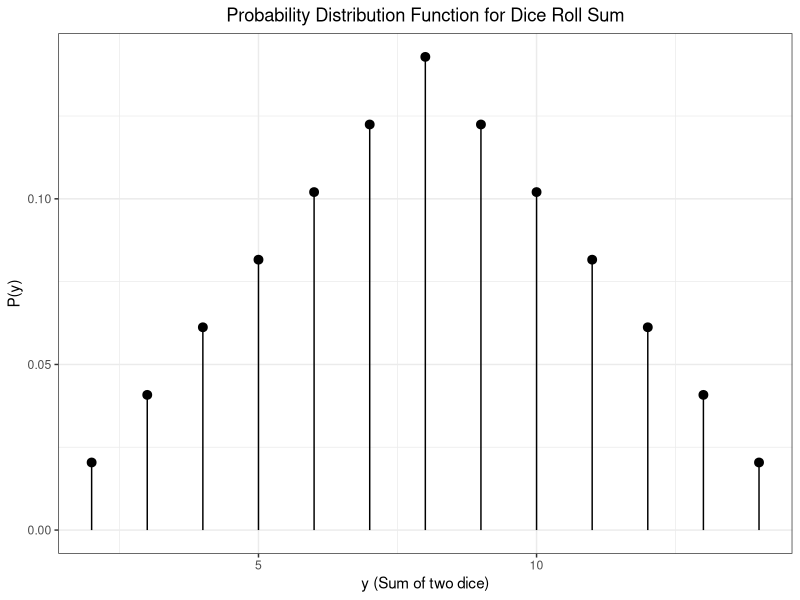
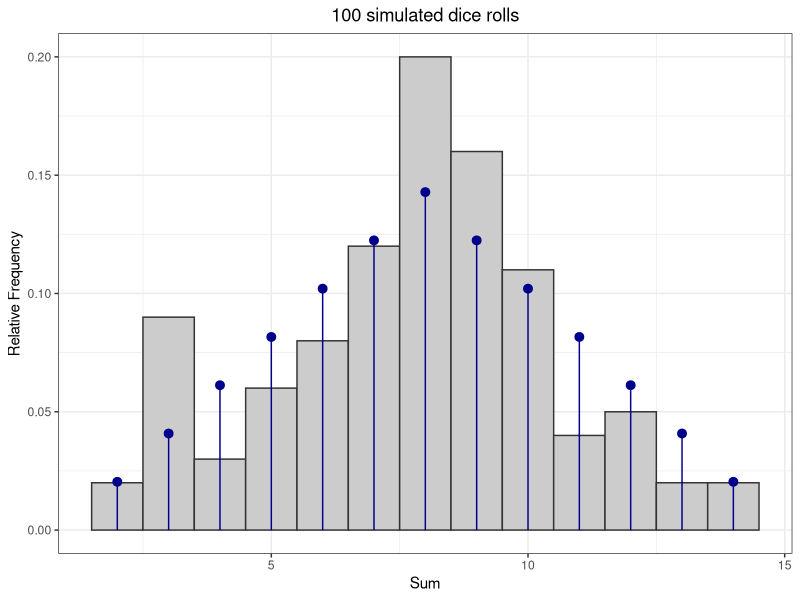
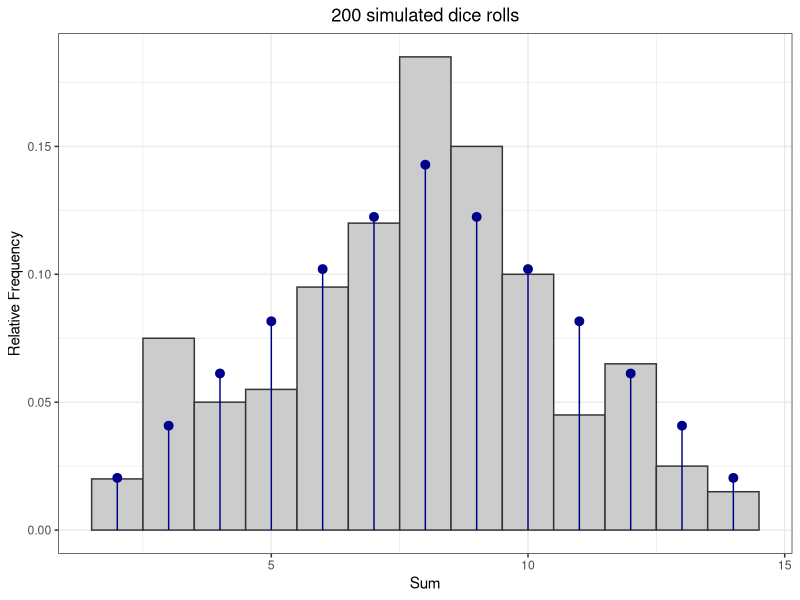
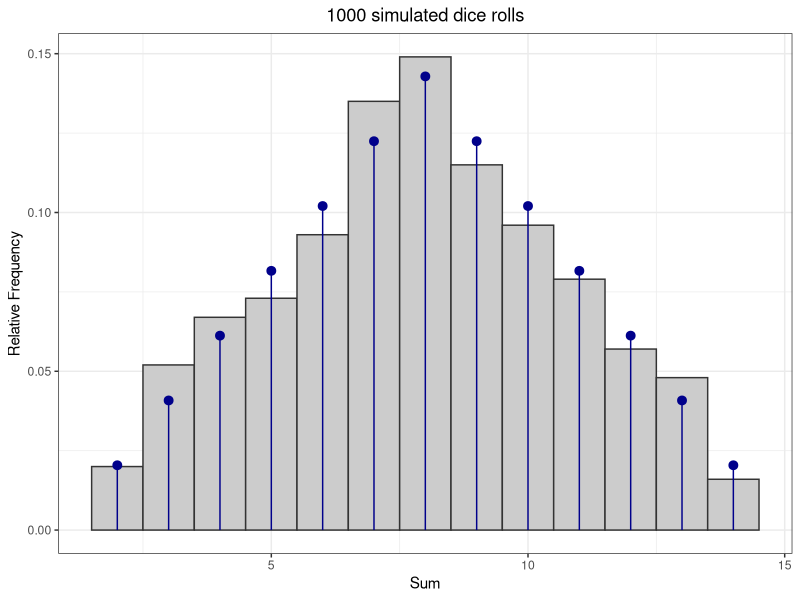
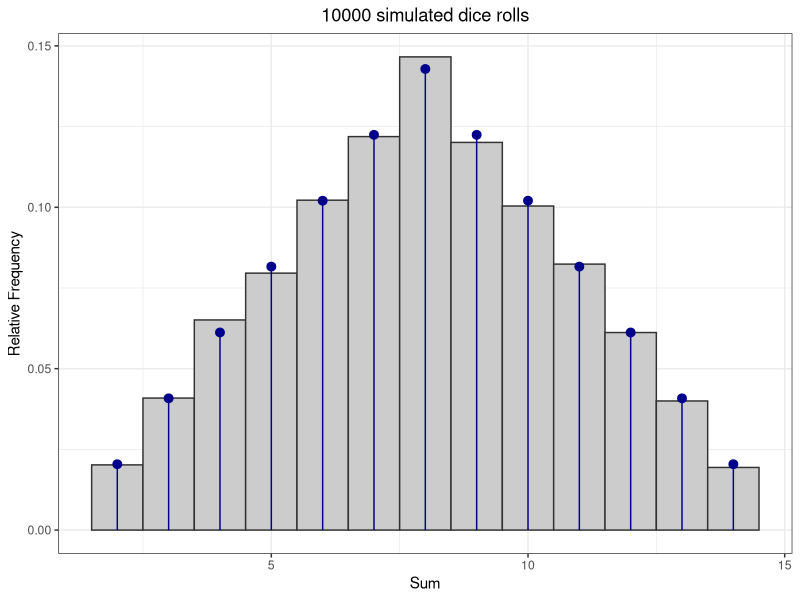
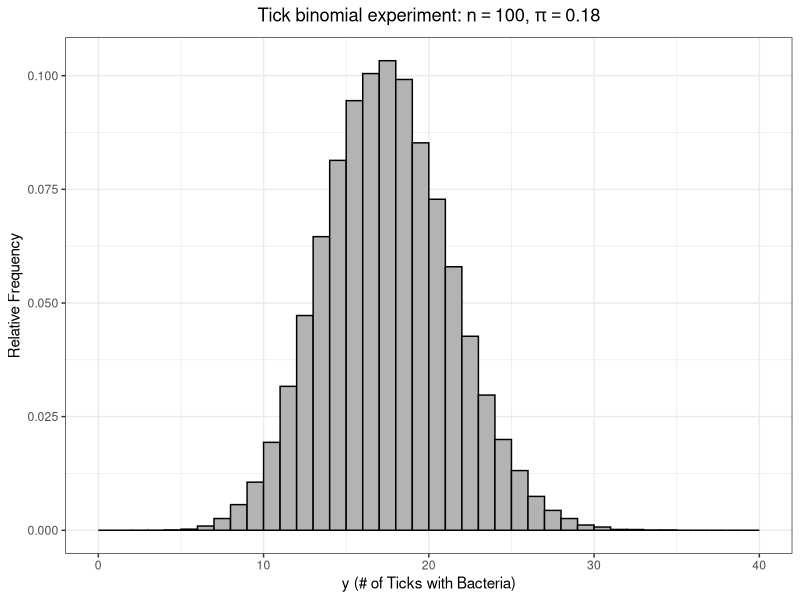
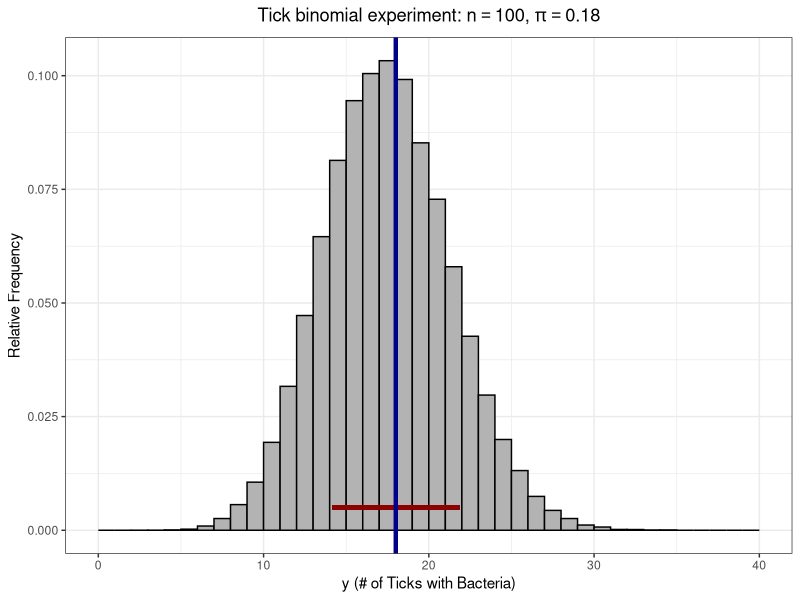

Recreate these plots in R, in order.
############ Prereqs ############
options(stringsAsFactors = FALSE, scipen = 600)
oldPar <- par()
os <- Sys.info()["sysname"]
baseDir <- ifelse(os == "Windows", "C:/Users/ptrainor/gdrive", "~/gdrive")

library(tidyverse)
library(ggrepel)

setwd(paste0(baseDir, "/iTeach/AST_505/myLectures/lecture6_RandomVariablesProbDist"))

############ Roll of two die ############
df1 <- expand.grid(a = 1:7, b = 1:7)
df1$Sum <- df1$a + df1$b
df2 <- df1 %>% group_by(Sum) %>% summarize(ways = n())
df2$relFreq <- df2$ways / sum(df2$ways)

png(file = "diceRollPDF.png", height = 4, width = 6, units = "in", res = 600)
ggplot(df2, aes(x = Sum, ymin = 0, ymax = relFreq, y = relFreq)) + geom_pointrange() + theme_bw() + 
  labs(x = "y (Sum of two dice)", y = "P(y)") + ggtitle("Probability Distribution Function for Dice Roll Sum")+
  theme(plot.title = element_text(hjust = 0.5))
dev.off()

set.seed(3)
a <- sample(1:7, 10000, replace = TRUE)
set.seed(33)
b <- sample(1:7, 10000, replace = TRUE)
df3 <- data.frame(Sum = a + b)
df3$a <- "a"

png(file = "diceRollHist1.png", height = 4, width = 6, units = "in", res = 600)
ggplot(df3[1:100,], aes(x = Sum, y = (..count..)/sum(..count..))) + 
  geom_histogram(binwidth = 1, color = "grey20", fill = "grey80") + 
  geom_pointrange(data = df2, mapping = aes(x = Sum, ymin = 0, ymax = relFreq, y = relFreq), color = "darkblue") + 
  theme_bw() + ylab("Relative Frequency") + ggtitle("100 simulated dice rolls")+
  theme(plot.title = element_text(hjust = 0.5))
dev.off()

png(file = "diceRollHist2.png", height = 4, width = 6, units = "in", res = 600)
ggplot(df3[1:200,], aes(x = Sum, y = (..count..)/sum(..count..))) + 
  geom_histogram(binwidth = 1, color = "grey20", fill = "grey80") + 
  geom_pointrange(data = df2, mapping = aes(x = Sum, ymin = 0, ymax = relFreq, y = relFreq), color = "darkblue") + theme_bw() +
  ylab("Relative Frequency") + ggtitle("200 simulated dice rolls")+
  theme(plot.title = element_text(hjust = 0.5))
dev.off()

png(file = "diceRollHist3.png", height = 4, width = 6, units = "in", res = 600)
ggplot(df3[1:1000,], aes(x = Sum, y = (..count..)/sum(..count..))) + 
  geom_histogram(binwidth = 1, color = "grey20", fill = "grey80") + 
  geom_pointrange(data = df2, mapping = aes(x = Sum, ymin = 0, ymax = relFreq, y = relFreq), color = "darkblue") + theme_bw() +
  ylab("Relative Frequency") + ggtitle("1000 simulated dice rolls")+
  theme(plot.title = element_text(hjust = 0.5))
dev.off()

png(file = "diceRollHist4.png", height = 4, width = 6, units = "in", res = 600)
ggplot(df3, aes(x = Sum, y = (..count..)/sum(..count..))) + 
  geom_histogram(binwidth = 1, color = "grey20", fill = "grey80") + 
  geom_pointrange(data = df2, mapping = aes(x = Sum, ymin = 0, ymax = relFreq, y = relFreq), color = "darkblue") + theme_bw() +
  ylab("Relative Frequency") + ggtitle("10000 simulated dice rolls")+
  theme(plot.title = element_text(hjust = 0.5))
dev.off()

########### Tick example ###########
dbinom(0, 10, .18) + dbinom(1, 10, .18) + dbinom(2, 10, .18)
1 - pbinom(2, 10, .18)

set.seed(333)
df4 <- data.frame(x = rbinom(100000, 100, .18))

png(file = "TickBinom.png", height = 4, width = 6, units = "in", res = 600)
ggplot(df4, aes(x = x, y = (..count..)/sum(..count..))) + 
  geom_histogram(breaks = 0:100, color = "black", fill = "grey70") + 
  xlim(0, 40) + labs(x = "y (# of Ticks with Bacteria)", y = "Relative Frequency") + theme_bw() +
  ggtitle(expression(paste('Tick binomial experiment: ', n == 100, ", ", pi == 0.18)))+
  theme(plot.title = element_text(hjust = 0.5))
dev.off()

sqrt(100*.18*(1-.18))

png(file = "TickBinom2.png", height = 4, width = 6, units = "in", res = 600)
ggplot(df4, aes(x = x, y = (..count..)/sum(..count..))) + 
  geom_histogram(breaks = 0:100, color = "black", fill = "grey70") + 
  geom_segment(aes(x = 18, xend = 18 + sqrt(100*.18*(1-.18)), y = .005, yend = .005), color = "darkred", lwd = 1.5) +
  geom_segment(aes(x = 18, xend = 18 - sqrt(100*.18*(1-.18)), y = .005, yend = .005), color = "darkred", lwd = 1.5) +
  geom_vline(xintercept = 18, color = "darkblue", lwd = 1.5) +
  xlim(0, 40) + labs(x = "y (# of Ticks with Bacteria)", y = "Relative Frequency") + theme_bw() +
  ggtitle(expression(paste('Tick binomial experiment: ', n == 100, ", ", pi == 0.18)))+
  theme(plot.title = element_text(hjust = 0.5))
dev.off()


18 + 2 * sqrt(100*.18*(1-.18))


########### Continuous RV's ###########
